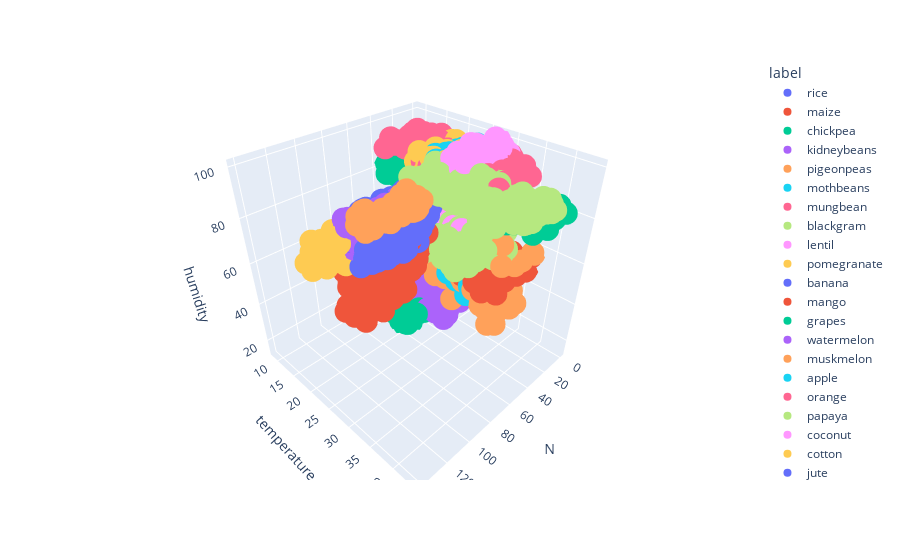

Notebook cell for this chart:
### Code cell
import plotly.express as px
fig = px.scatter_3d(df, x='N', y='temperature', z='humidity', color='label')
fig.show()
